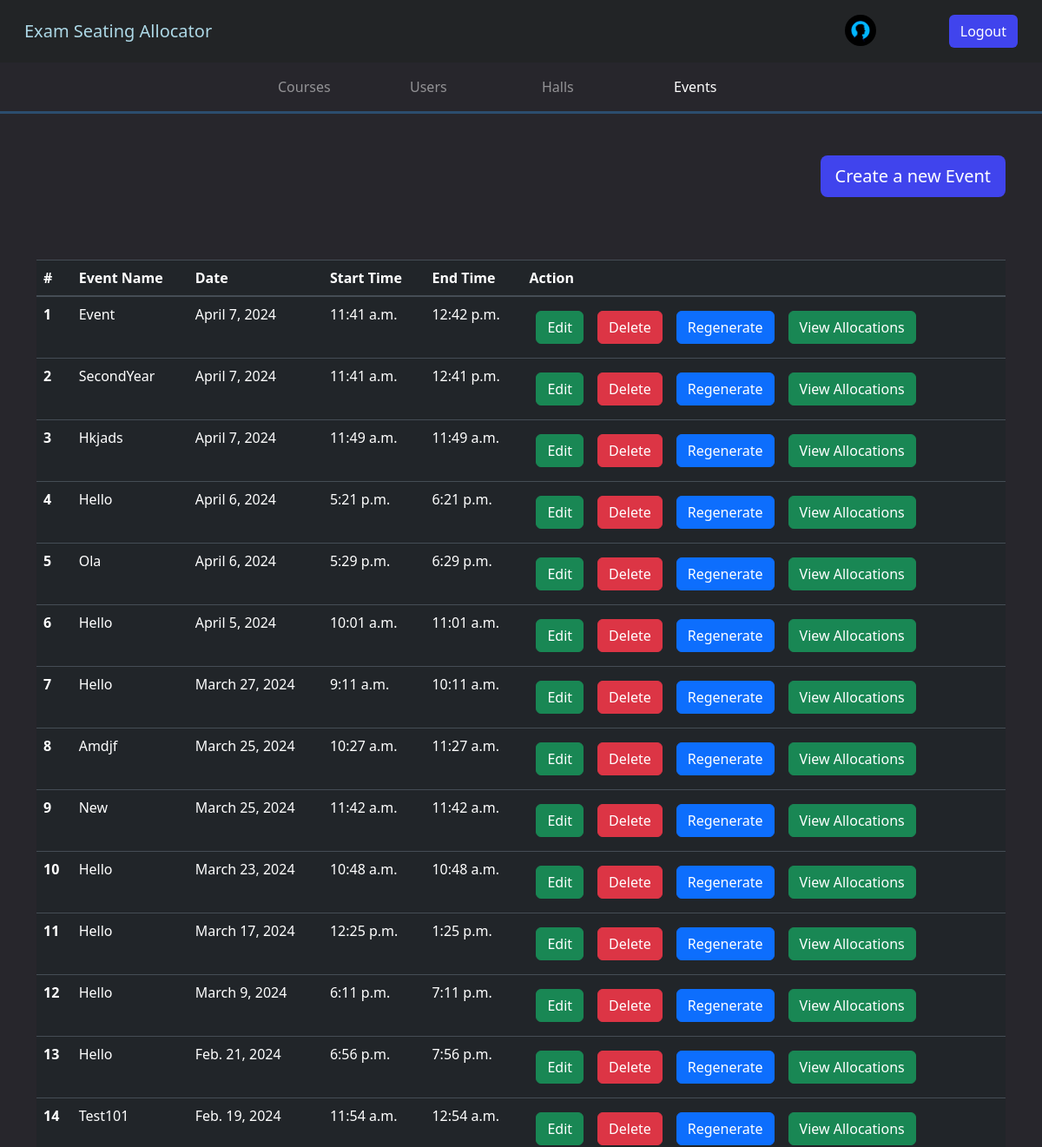
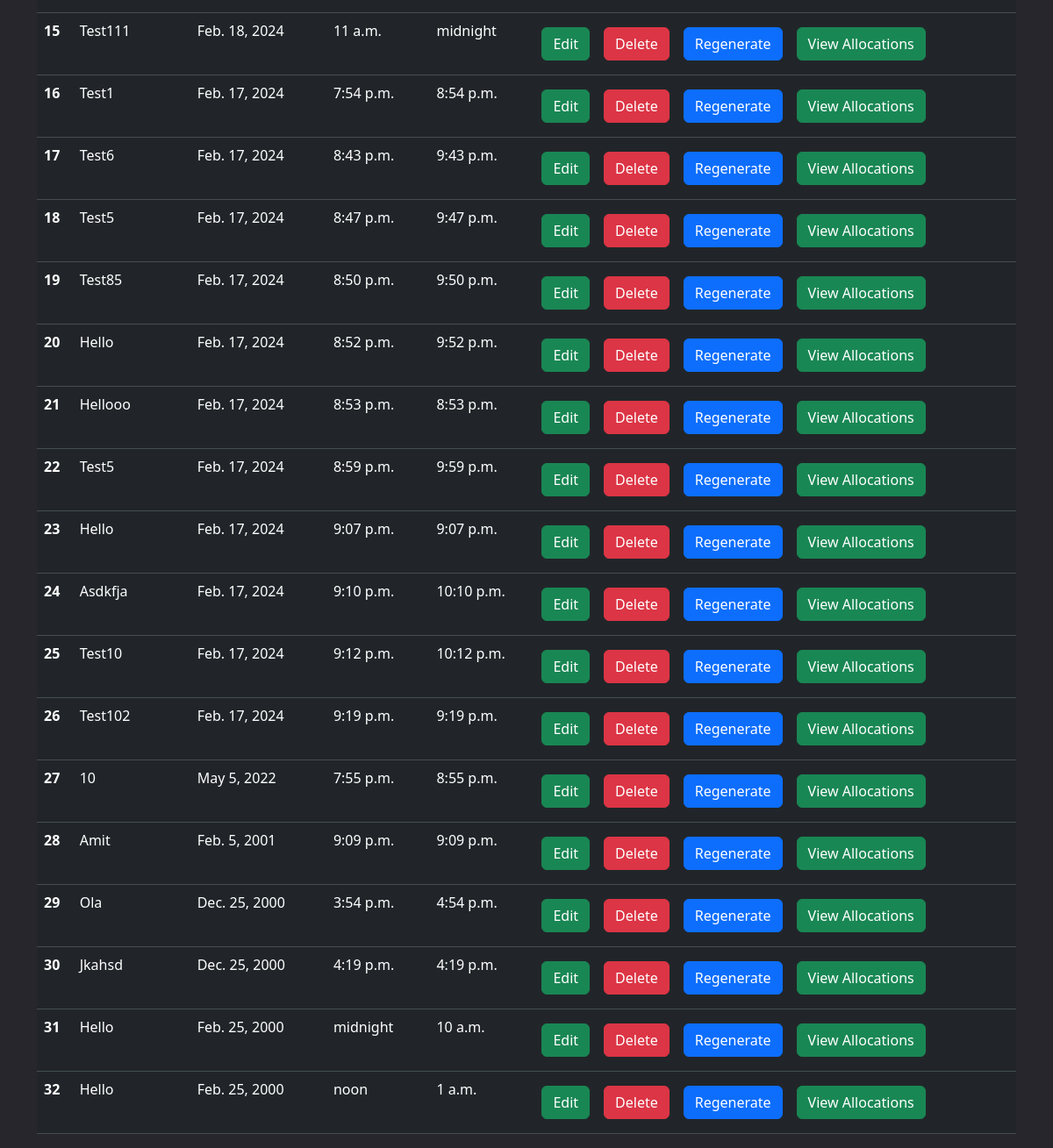
Page /admin_events_view/ (signed in) on the earlier database version (2 pictures, top to bottom).
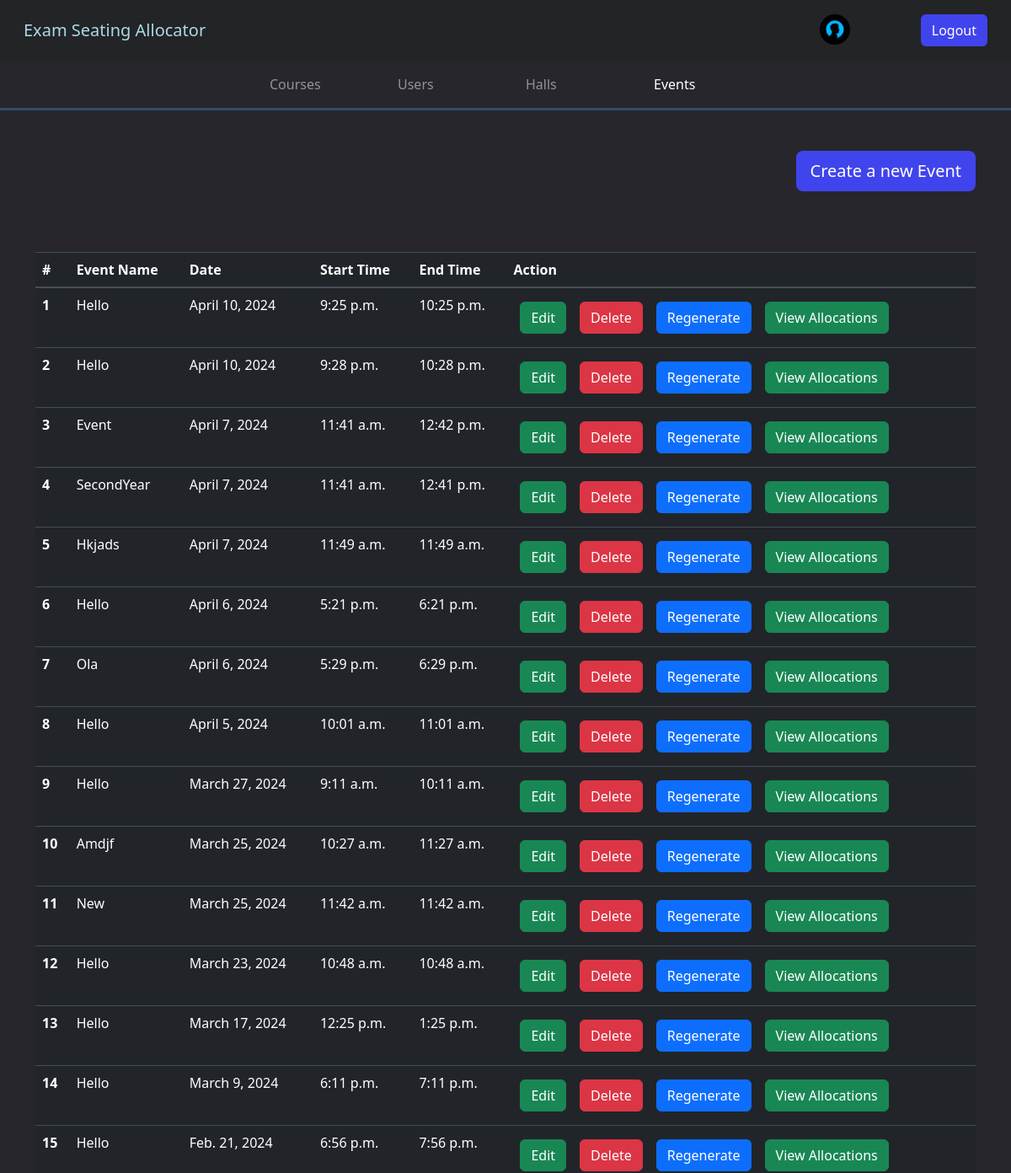
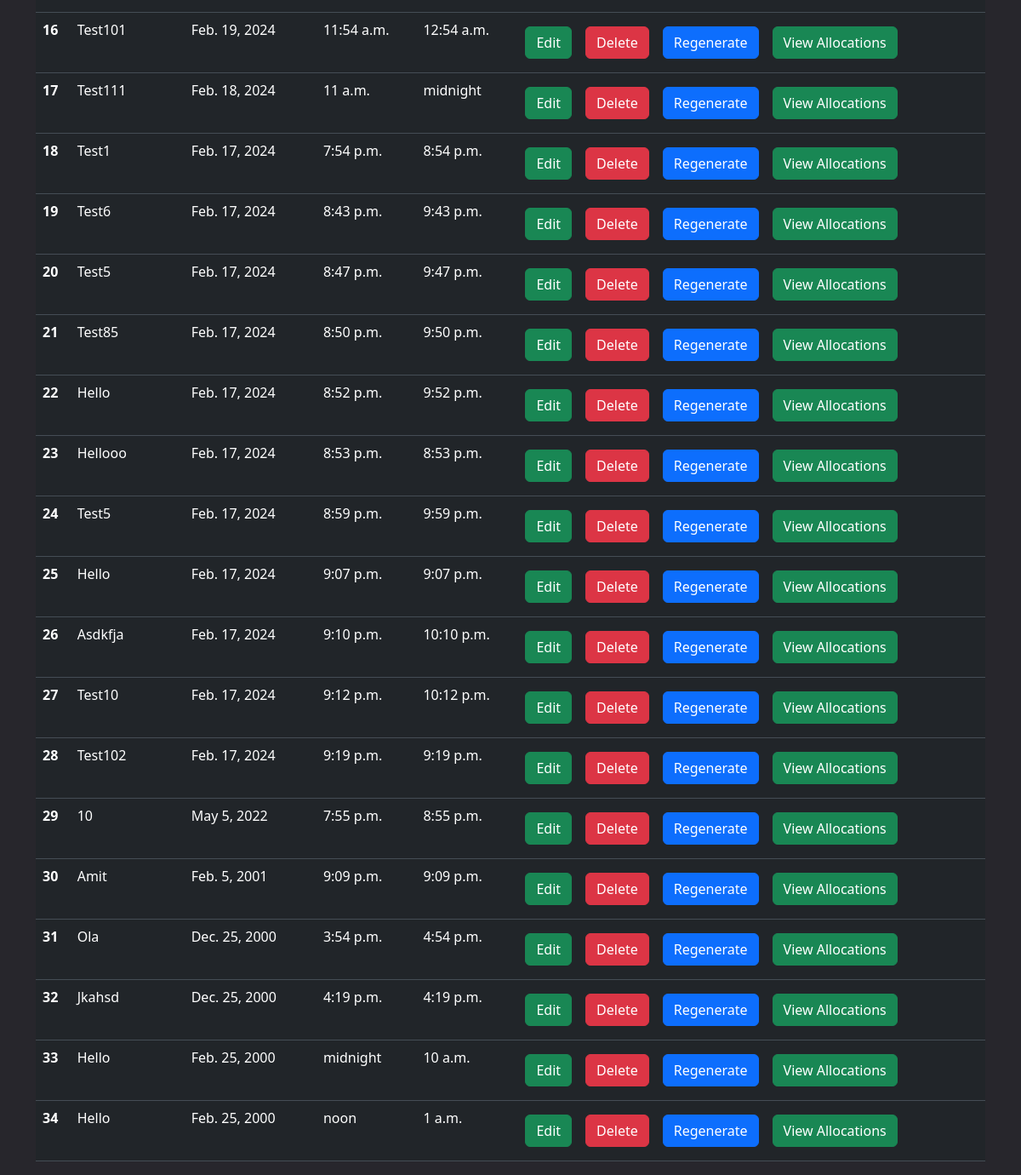
Same page on the later database version (2 pictures, top to bottom).
### api/models.py (models this page shows)
class Event(models.Model):
    name = models.CharField(max_length=100, blank=True)
    date = models.DateField()
    start_time = models.TimeField()
    end_time = models.TimeField()

### api/views.py (the view)
# urls.py: path("admin_events_view/", admin_events_view, name="admin_events_view"),
@user_passes_test(is_admin, login_url="login_page")
def admin_events_view(request):
    events = Event.objects.all().order_by("-date")
    context = {"homeurl": "admin_home", "page_url": "event", "events": events}
    return render(request, "viewEvents.html", context)

### api/views.py (called while the page is built)
def is_admin(user):
    return user.groups.filter(name="RTEs").exists()

### api/templates/viewEvents.html
{% extends "base.html" %} {% block start %} {% csrf_token %}
<div class="container mt-5">
  {% if not user.user_type == "teacher" %}
  <div class="d-flex justify-content-end">
    <a class="btn register-button btn-lg" href="/create_new_event/">Create a new Event</a>
  </div>
  <br>
  {% endif %}
  <table class="table mt-5 table-dark">
    <thead>
      <tr>
        <th scope="col">#</th>
        <th scope="col">Event Name</th>
        <th scope="col">Date</th>
        <th scope="col">Start Time</th>
        <th scope="col">End Time</th>
        <th scope="col">Action</th>
      </tr>
    </thead>
    <tbody>
      {% for event in events %}
      <tr>
        <th scope="row">{{ forloop.counter }}</th>
        <td>{{ event.name|capfirst }}</td>
        <td>{{ event.date }}</td>
        <td>{{ event.start_time }}</td>
        <td>{{ event.end_time }}</td>
        <td>
          {% if not user.user_type == "teacher" %}
          <a href="/edit_event/{{ event.id }}" class="btn btn-success m-2">Edit</button>
          <a href="/delete_event/{{ event.id }}" class="btn btn-danger m-2" onclick="return confirm('Are you sure you want to delete this event?');">Delete</button>
          <a href="/regenerate_allocations/{{ event.id }}" class="btn btn-primary m-2" onclick="return confirm('Are you sure you want to regenerate allocations for this event?');">Regenerate</button>
          {% endif %}
          <a href="/view_seat_allocations{% if user.user_type == "teacher" %}_teacher{% endif %}/{{ event.id }}" class="btn btn-success m-2">View Allocations</button>
        </td>
      </tr>
      {% endfor %}
    </tbody>
  </table>
</div>
{% endblock %}

Differences in the rows shown:
added Event: name "Hello", date "April 10, 2024", start_time "9:25 p.m.", end_time "10:25 p.m."
added Event: name "Hello", date "April 10, 2024", start_time "9:28 p.m.", end_time "10:28 p.m."
